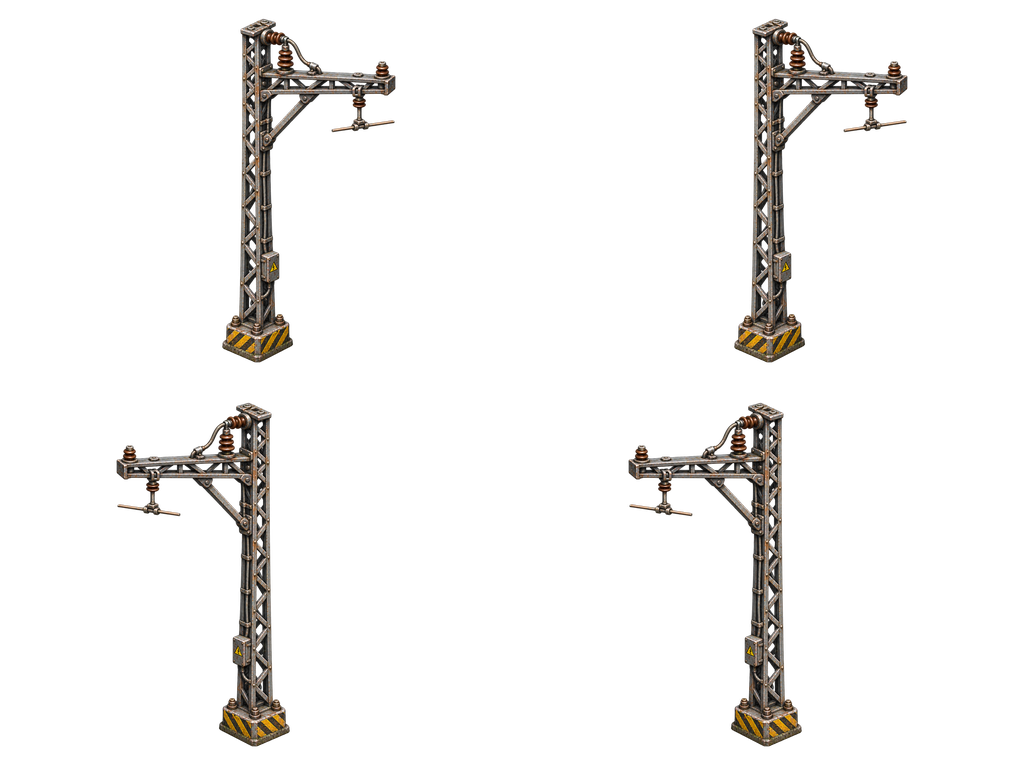
#> input picture ElectrifiedMainline/graphics/entity/35kv/pole-4dir-hr.png, 1024 x 768 px
$ python split_012.py --graphics-dir ../../ElectrifiedMainline/graphics/entity/35kv
#> lines starting #> are read from the running program, lines starting #| are printed output that depends on the picture
#!/usr/bin/env python3
"""Split the 0.1.11 catenary atlas into static mast and runtime-rotated arm.
Uses independent masking, not third-party code or art. No Factorio game test.
"""
import argparse
import hashlib
import json
from pathlib import Path
from PIL import Image

INPUT="pole-4dir-hr.png"
SHADOW="pole-shadow-4dir-hr.png"
OUT=("pole-mast-hr.png","pole-arm-hr.png","pole-shadow-static-hr.png")

def make(folder: Path) -> dict:
    src=folder/INPUT
    with Image.open(src) as im:
#> im is the input picture: PIL image 1024x768 RGBA; mean R, G, B, A 9, 7.9, 6.8, 19.9
        if im.mode!="RGBA" or im.size!=(1024,768):
            raise ValueError("Invalid pole atlas: expected 1024x768 RGBA")
        pole=im.crop((0,0,512,384))
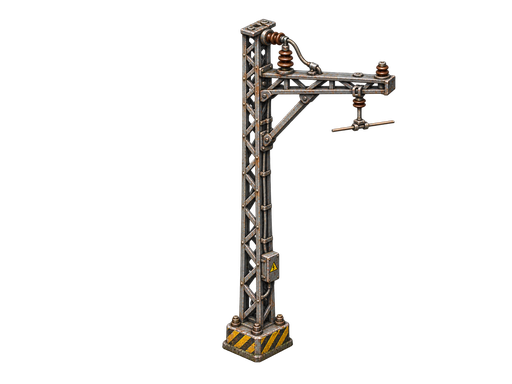
#> pole: PIL image 512x384 RGBA; mean R, G, B, A 9, 7.9, 6.8, 19.9; transparent parts drawn white
    with Image.open(folder/SHADOW) as im:
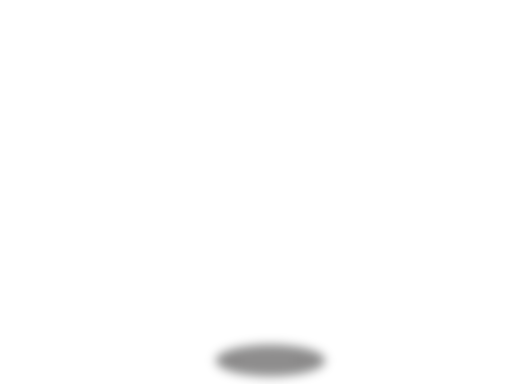
#> input picture ElectrifiedMainline/graphics/entity/35kv/pole-shadow-4dir-hr.png, 512 x 384 px
#> im is the input picture: PIL image 512x384 RGBA; mean R, G, B, A 0.1, 0.1, 0.1, 1.6
        if im.mode!="RGBA" or im.size!=(1024,768):
#> (the run stopped early here; a loop or call above may not have finished)
